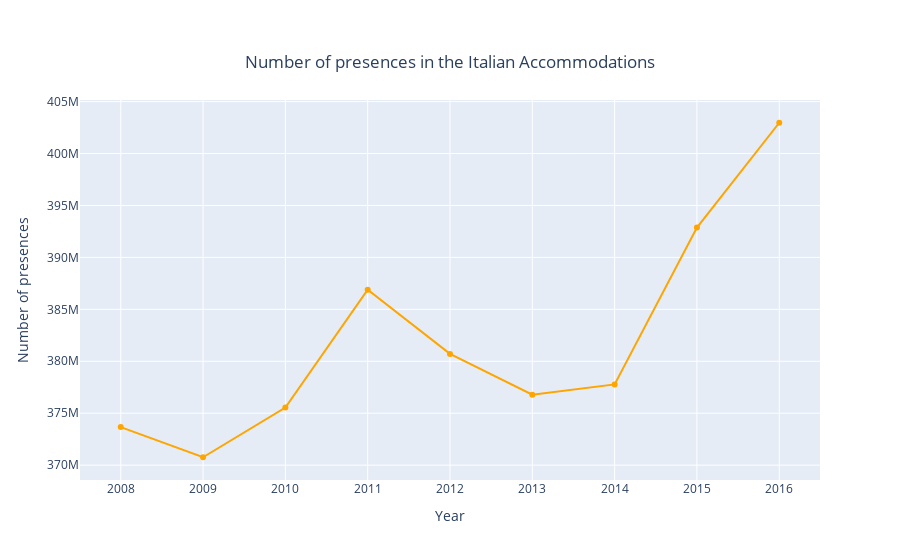

The notebook cell this image was saved under:
### Markdown cell above
# Plotly
The same graph can be plotted through the `plotly` library. After importing `plotly.graph_objects`, I define a `Figure()` to which we pass two parameters: `data` and `mode`. Mode contains the type of line (in my case `lines+markers`) while `data` contains a `Scatter()` object. Within the `Scatter()` object, I must specify the `x` and the `y` as well as the `line` options (color, width).
Then I call the `update_layout()` function to define the plot options, such as the title and the y and x labels. Finally, I plot the graph through the `show()` function.

### Code cell
import plotly.graph_objects as go
import numpy as np

fig = go.Figure(data=go.Scatter(x=df_it['Periodo'], y=df_it['Dato'],line=dict(color='orange', width=2),mode='lines+markers'))
fig.update_layout(
    title={
        'text': "Number of presences in the Italian Accommodations",
        'y':0.9,
        'x':0.5,
        'xanchor': 'center',
        'yanchor': 'top'},
    xaxis_title="Year",
    yaxis_title="Number of presences"
                                        
)
fig.show()

### Figure 1 — Plotly figure (JSON) as saved in the notebook; plotly's stock layout.template omitted (floating-point values rounded to 4 significant figures)
{"data": [{"line": {"color": "orange", "width": 2}, "mode": "lines+markers", "type": "scatter", "x": [2008, 2009, 2010, 2011, 2012, 2013, 2014, 2015, 2016], "y": [373666712, 370762377, 375542550, 386894732, 380711483, 376785615, 377770806, 392874070, 402962113]}], "layout": {"title": {"text": "Number of presences in the Italian Accommodations", "x": 0.5, "xanchor": "center", "y": 0.9, "yanchor": "top"}, "xaxis": {"title": {"text": "Year"}}, "yaxis": {"title": {"text": "Number of presences"}}}}
